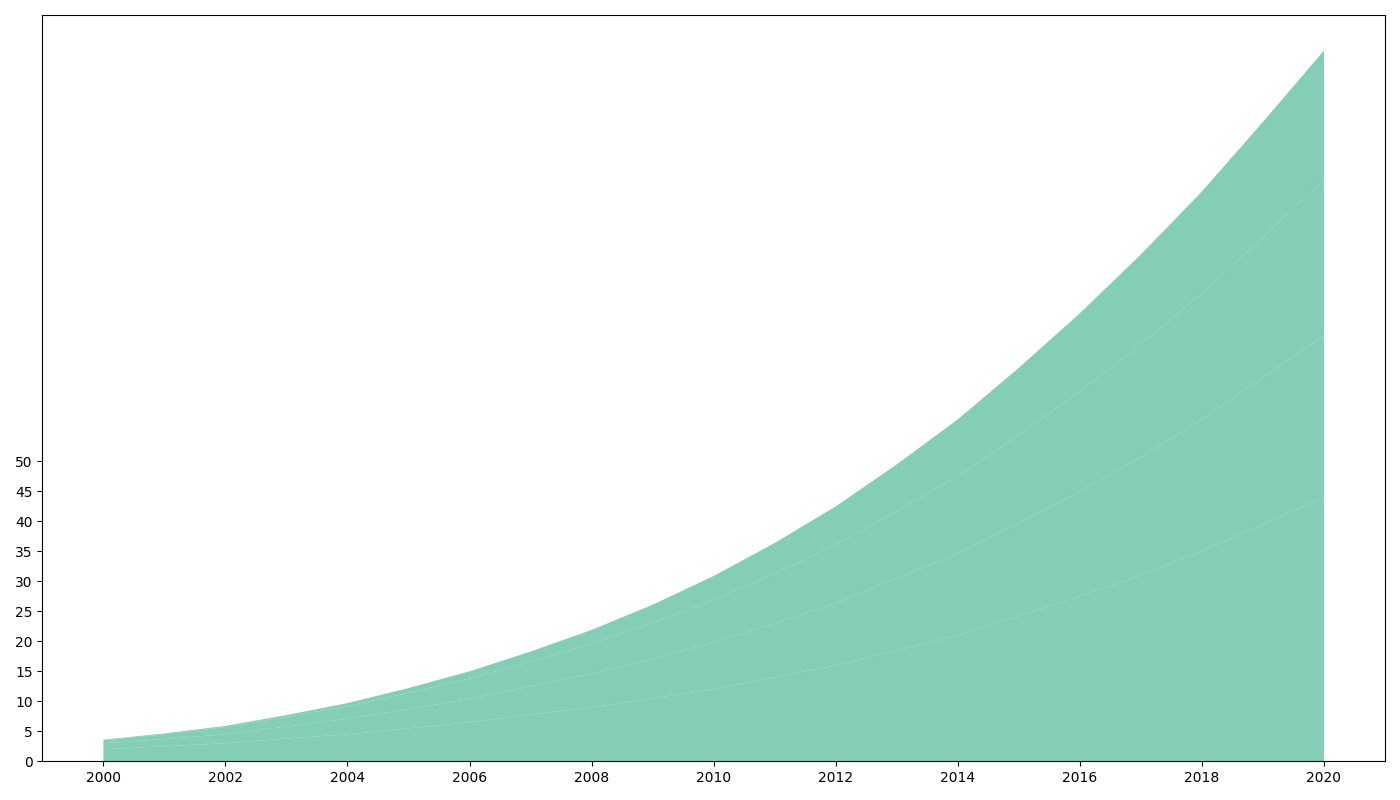

Recreate this plot in Python.
import matplotlib.pyplot as plt
import numpy as np

years = np.arange(2000, 2021)

residential = [2, 2.5, 3, 3.8, 4.5, 5.5, 6.5, 7.8, 9, 10.5, 12, 14, 16, 18.5, 21, 24.2, 27.5, 31, 35, 39.5, 44]
commercial = [1, 1.2, 1.5, 2, 2.6, 3.2, 3.9, 4.7, 5.6, 6.6, 7.8, 9, 10.4, 12, 13.7, 15.5, 17.5, 19.7, 22, 24.5, 27]
industrial = [0.5, 0.8, 1.2, 1.6, 2.1, 2.7, 3.4, 4.1, 5, 6, 7.1, 8.3, 9.7, 11.2, 12.9, 14.7, 16.7, 18.8, 21, 23.4, 26]
transportation = [0.1, 0.15, 0.2, 0.3, 0.5, 0.8, 1.2, 1.7, 2.3, 3, 4, 5.1, 6.4, 7.8, 9.4, 11.2, 13, 15, 17, 19.2, 21.5]

fig, ax = plt.subplots(figsize=(14, 8))

ax.stackplot(years, residential, commercial, industrial, transportation,
             colors=['#66c2a5']*4, alpha=0.8)

# Removed grid lines
ax.set_xticks(years[::2])
ax.set_yticks(np.arange(0, 51, 5))

plt.tight_layout()
plt.show()
